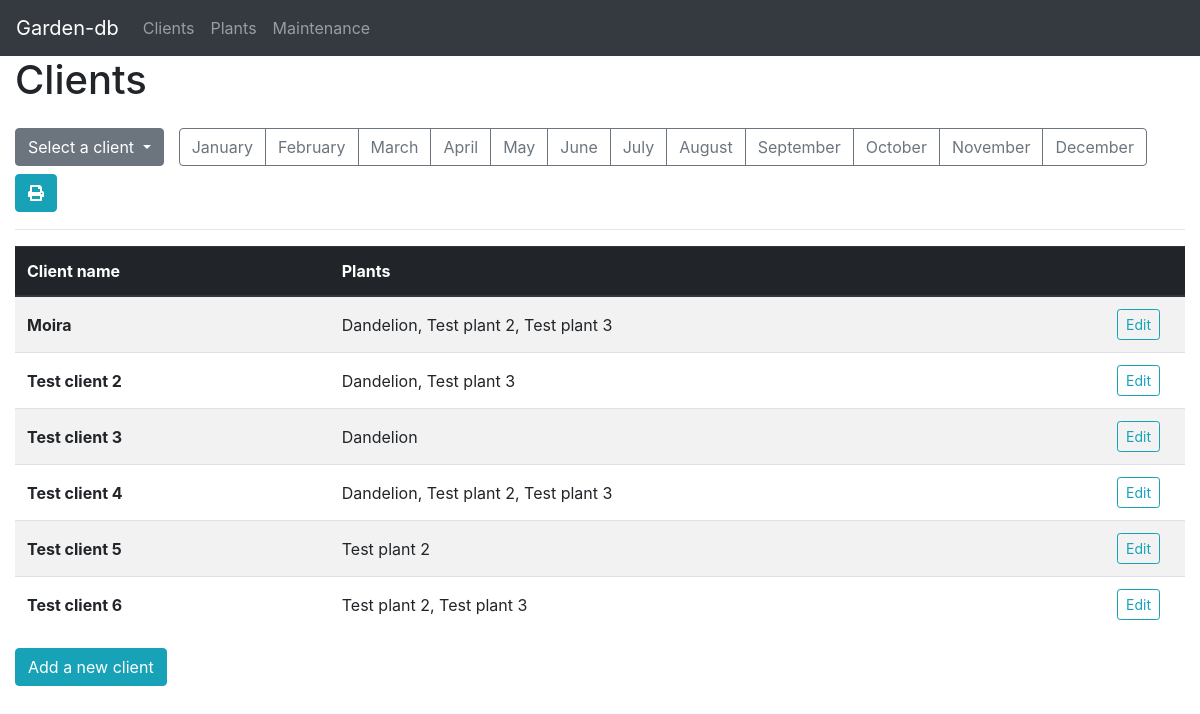
The app's page /clients, older data.
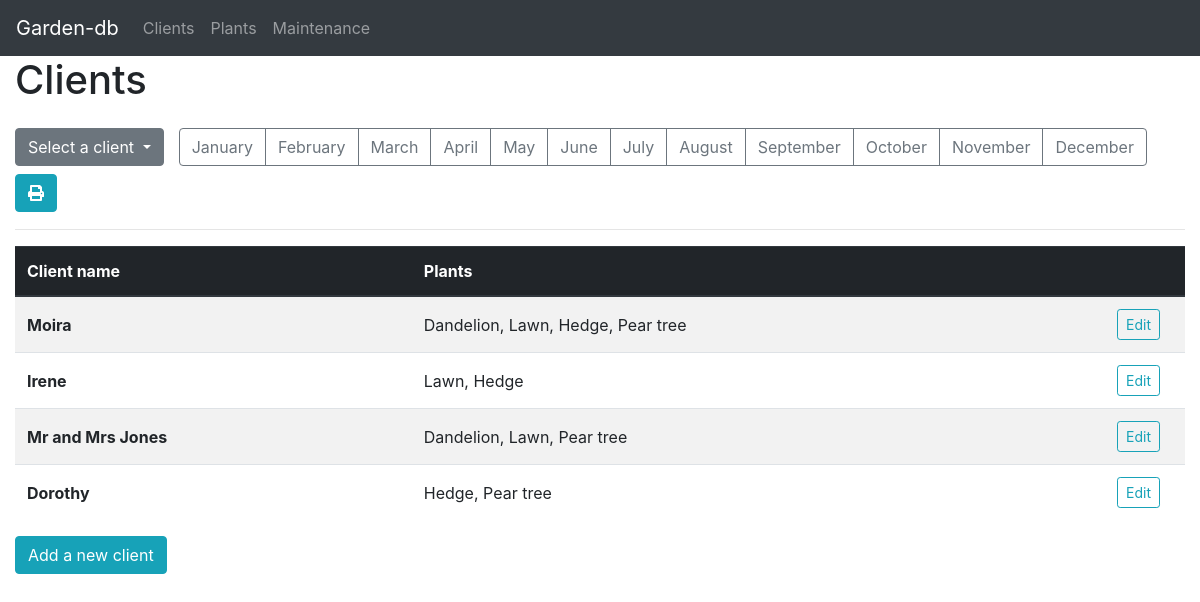
The same page, newer data.
### tables this page shows
CREATE TABLE clients (cid INTEGER PRIMARY KEY, name TEXT NOT NULL);

### app.py (the view, shortened to what this page needs)
@app.route("/clients", methods=["GET", "POST"])
def clients():
    with dbc.DBConnection() as c:
        return render_template("clients.html", data=c.load_sql_client_data(),
                               plant_list=c.load_sql_plant_data(), months=months)

### dbc/__init__.py (called while the page is built)
    def __exit__(self, exc_type, exc_value, tb):
        if tb is None:
            self.con.commit()
            self.con.close()
            self.con = None
            self.cur = None
            return True
        else:
            self.con.rollback()
            self.con.close()
            self.con = None
            self.cur = None
            return False

    def execute(self, *args):
        self.cur.execute(*args)
        self.con.commit()

    def perform(self, *args):
        self.cur.execute(*args)

    def fetchall(self):
        return self.cur.fetchall()

    def select_clients(self, cid=None):
        if cid is not None:
            self.execute("SELECT * FROM clients WHERE cid=?", (cid,))
        else:
            self.execute("SELECT * FROM clients")
        return self.fetchall()

    def select_plants(self, pid=None):
        if pid is not None:
            self.execute("SELECT * FROM plants WHERE pid=?", (pid,))
        else:
            self.execute("SELECT * FROM plants")
        return self.fetchall()

### sorting/__init__.py (called while the page is built)
def dt_from_month(month):
    try:
        return dt.strptime(month, '%B')
    except ValueError:
        raise BadRequest

### templates/clients.html (shortened to what this page needs)
{% extends "page.html" %}
{% set title = "Clients" %}
{% set pagetype = "client" %}
{% block extras %}
<div class="row mt-3 justify-content-start d-print-none">
    <div class="col col-auto mb-2 pr-0 order-first">
        <div class="btn-group">
            <button class="btn btn-secondary dropdown-toggle" type="button" data-toggle="dropdown">
                Select a client
            </button>
        </div>
    </div>
    <div class="col mb-2 order-lg-last order-xl-6">
        <div class="btn-group d-none d-lg-inline-flex">
            {% for month in months %}
            <button class="btn btn-outline-secondary" data-toggle="collapse" data-target="#collapse-{{ month }}">{{ month }}</button>
            {% endfor %}
        </div>
    </div>
    <div class="col col-xl-auto mb-2 align-self-center order-lg-6 order-xl-last">
        <div class="float-right">
            <button type="button" class="btn btn-info" onclick="print();"><i class="fas fa-print"></i></button>
        </div>
    </div>
</div>
<div class="row mb-2">
    <div class="col">
    </div>
</div>
<div class="row d-print-none">
    <div class="col">
        <hr class="mt-0">
    </div>
</div>
{% endblock %}
{% block thead %}
<th scope="col">Client name</th>
<th scope="col">Plants</th>
<th scope="col" style="width: 80px"></th>
{% endblock %}
{% block tbody %}
{% for client in data %}
<tr>
    <th scope="row">{{ client.name }}</th>
    <td>{{ client.plants|map(attribute='name')|join(', ') }}</td>
    <td><button type="button" class="btn btn-outline-info btn-sm" data-toggle="modal"
                id="edit-client-{{ client.id }}" data-target="#popup-div-edit-{{ client.id }}">Edit</button></td>
</tr>
{% endfor %}
{% endblock %}

Row changes from the older to the newer data that the page shows:
removed clients: name "Test client 3", plants|map "Dandelion"
removed clients: name "Test client 5", plants|map "Test plant 2"
computed for clients "Moira": plants|map "Dandelion, Test plant 2, Test plant 3" → "Dandelion, Lawn, Hedge, Pear tree"
changed clients: name "Test client 2" → "Irene"; plants|map "Dandelion, Test plant 3" → "Lawn, Hedge"
changed clients: name "Test client 4" → "Mr and Mrs Jones"; plants|map "Dandelion, Test plant 2, Test plant 3" → "Dandelion, Lawn, Pear tree"
changed clients: name "Test client 6" → "Dorothy"; plants|map "Test plant 2, Test plant 3" → "Hedge, Pear tree"
